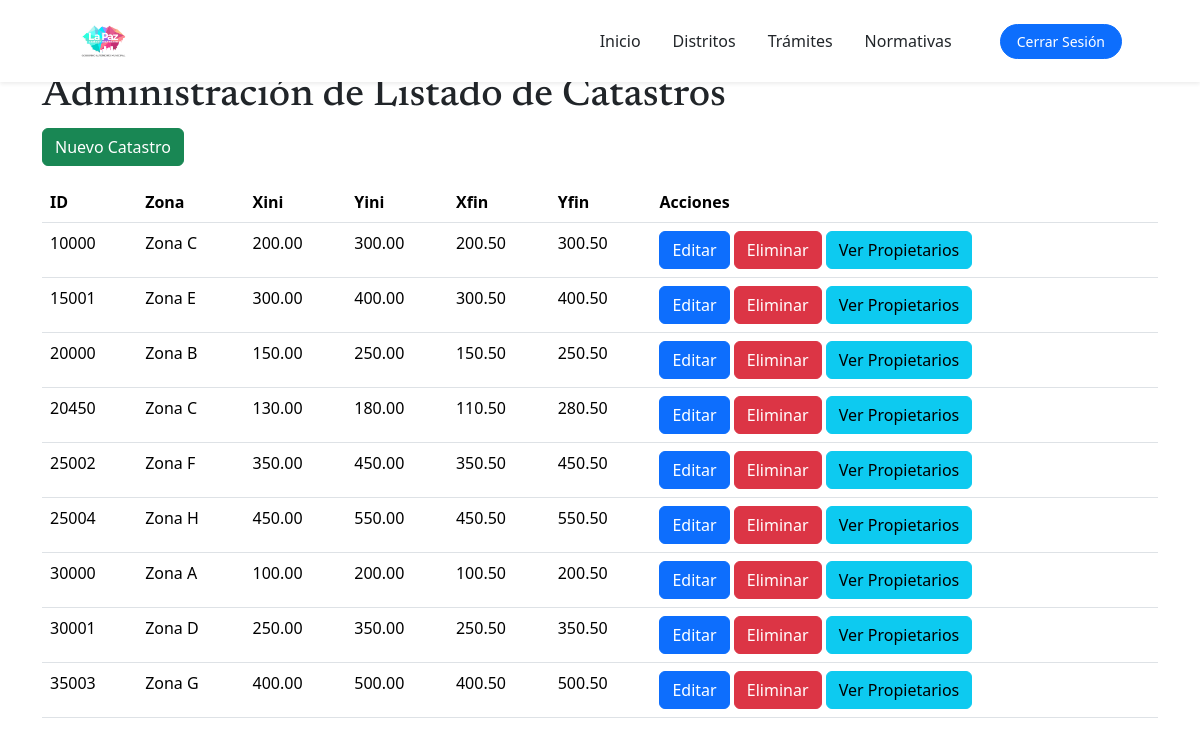
Screenshot of /preg2/catastro.php with the database file from the repository.
### tables this page shows
CREATE TABLE `catastro` (
  `id` int(11) NOT NULL,
  `Xfin` decimal(10,2) DEFAULT NULL,
  `Xini` decimal(10,2) DEFAULT NULL,
  `Yfin` decimal(10,2) DEFAULT NULL,
  `Yini` decimal(10,2) DEFAULT NULL,
  `zona` varchar(100) DEFAULT NULL
);

### preg2/catastro.php (the view, shortened to what this page needs)
<?php include 'cabecera.inc.php'; ?>
<?php
$con = mysqli_connect("127.0.0.1:3307", "root", "", "BDAlan");
$sql = "SELECT * FROM catastro";
$resultado = mysqli_query($con, $sql);
?>
<html>
<head>
    <link href="https://cdn.jsdelivr.net/npm/bootstrap@5.3.3/dist/css/bootstrap.min.css" rel="stylesheet">
</head>
<body>
    <div class="container">
        <br><br><br>
        <h1>Administración de Listado de Catastros</h1>
        <button class="btn btn-success mb-3" data-bs-toggle="modal" data-bs-target="#agregarModal">
            Nuevo Catastro
        </button>
        <table class="table">
            <thead>
                <tr>
                    <th>ID</th>
                    <th>Zona</th>
                    <th>Xini</th>
                    <th>Yini</th>
                    <th>Xfin</th>
                    <th>Yfin</th>
                    <th>Acciones</th>
                </tr>
            </thead>
            <tbody>
                <?php while ($fila = mysqli_fetch_assoc($resultado)) { ?>
                <tr>
                    <td><?php echo $fila['id']; ?></td>
                    <td><?php echo $fila['zona']; ?></td>
                    <td><?php echo $fila['Xini']; ?></td>
                    <td><?php echo $fila['Yini']; ?></td>
                    <td><?php echo $fila['Xfin']; ?></td>
                    <td><?php echo $fila['Yfin']; ?></td>
                    <td>
                        <button class="btn btn-primary" data-bs-toggle="modal" data-bs-target="#editarModal"
                        data-id="<?php echo $fila['id']; ?>"
                        data-zona="<?php echo $fila['zona']; ?>"
                        data-xini="<?php echo $fila['Xini']; ?>"
                        data-yini="<?php echo $fila['Yini']; ?>"
                        data-xfin="<?php echo $fila['Xfin']; ?>"
                        data-yfin="<?php echo $fila['Yfin']; ?>">
                            Editar
                        </button>
                        <form action="eliminar_catastro.php" method="POST" style="display:inline;">
                            <button type="submit" class="btn btn-danger">Eliminar</button>
                        </form>
                        <button class="btn btn-info" data-bs-toggle="modal" data-bs-target="#verModal"
                        data-id="<?php echo $fila['id']; ?>">
                            Ver Propietarios
                        </button>
                    </td>
                </tr>
                <?php } ?>
            </tbody>
        </table>
    </div>
</body>
</html>

### preg2/cabecera.inc.php (shortened to what this page needs)
<!DOCTYPE html>
<html lang="en">
<head>
    <link href="https://cdn.jsdelivr.net/npm/bootstrap-icons@1.5.0/font/bootstrap-icons.css" rel="stylesheet" />
    <link href="css/styles.css" rel="stylesheet" />
</head>
<body id="page-top">
    <nav class="navbar navbar-expand-lg navbar-light fixed-top shadow-sm" id="mainNav">
        <div class="container px-5">
            <a class="navbar-brand fw-bold" href="#page-top">
                <img src="assets/img/logoLP.jpg" alt="Logo" style="height: 40px;">
            </a>
            <div class="collapse navbar-collapse" id="navbarResponsive">
                <ul class="navbar-nav ms-auto me-4 my-3 my-lg-0">
                    <li class="nav-item"><a class="nav-link me-lg-3" href="index.php">Inicio</a></li>
                    <li class="nav-item"><a class="nav-link me-lg-3" href="index.php#distritos">Distritos</a></li>
                    <li class="nav-item"><a class="nav-link me-lg-3" href="index.php#tramites">Trámites</a></li>
                    <li class="nav-item"><a class="nav-link me-lg-3" href="normativas.php">Normativas</a></li>
                </ul>
                <button class="btn btn-primary rounded-pill px-3 mb-2 mb-lg-0" onclick="location.href='logout.php'">
					<span class="d-flex align-items-center">
						<span class="small">Cerrar Sesión</span>
					</span>
				</button>
            </div>
        </div>
    </nav>
</body>
</html>

### rows the page displays
catastro: id "10000", zona "Zona C", Xini "200.00", Yini "300.00", Xfin "200.50", Yfin "300.50"
catastro: id "15001", zona "Zona E", Xini "300.00", Yini "400.00", Xfin "300.50", Yfin "400.50"
catastro: id "20000", zona "Zona B", Xini "150.00", Yini "250.00", Xfin "150.50", Yfin "250.50"
catastro: id "20450", zona "Zona C", Xini "130.00", Yini "180.00", Xfin "110.50", Yfin "280.50"
catastro: id "25002", zona "Zona F", Xini "350.00", Yini "450.00", Xfin "350.50", Yfin "450.50"
catastro: id "25004", zona "Zona H", Xini "450.00", Yini "550.00", Xfin "450.50", Yfin "550.50"
catastro: id "30000", zona "Zona A", Xini "100.00", Yini "200.00", Xfin "100.50", Yfin "200.50"
catastro: id "30001", zona "Zona D", Xini "250.00", Yini "350.00", Xfin "250.50", Yfin "350.50"
catastro: id "35003", zona "Zona G", Xini "400.00", Yini "500.00", Xfin "400.50", Yfin "500.50"
